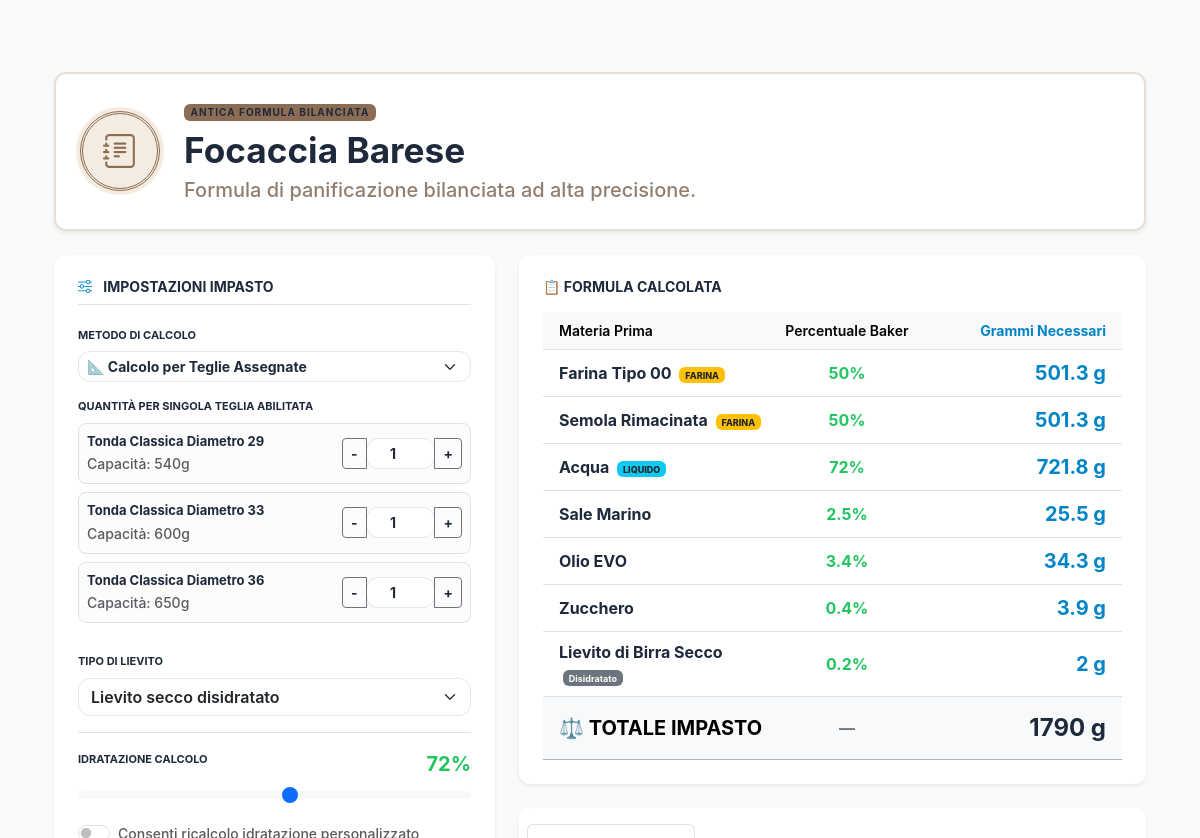
Before: /recipe/focaccia-barese (upper part) with the older database file.
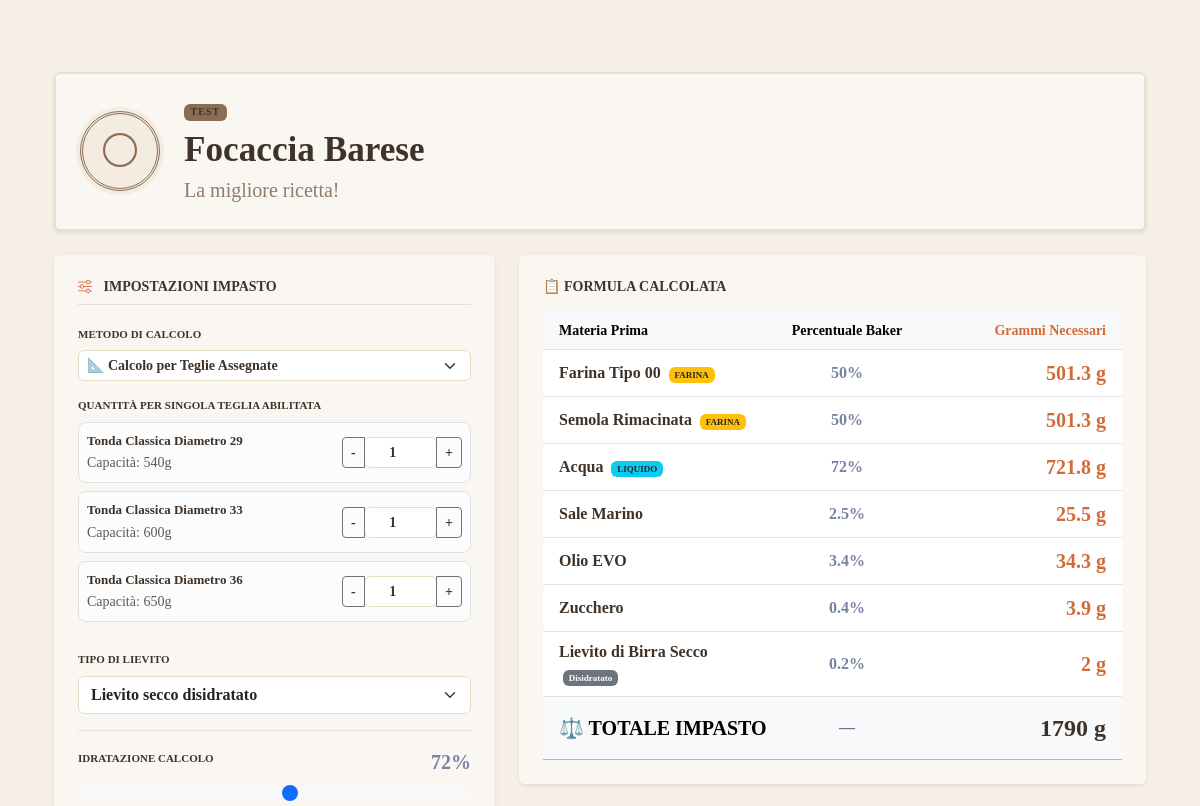
After: the same page with the newer database file.
### models/recipe.py (models this page shows, shortened)
class Recipe(db.Model):
    __tablename__ = "recipes"
    id = db.Column(
        db.Integer,
        primary_key=True
    )
    name = db.Column(
        db.String(255),
        nullable=False
    )
    slug = db.Column(
        db.String(255),
        unique=True,
        nullable=False
    )
    badge_text = db.Column(
        db.String(100),
        nullable=True,
        default="Antica Formula Bilanciata"
    )
    description = db.Column(
        db.Text
    )
    instructions = db.Column(
        db.Text
    )
    image = db.Column(
        db.String(255)
    )
    icon = db.Column(
        db.String(50),
        nullable=False,
        default="bi-journal-text"
    )
    is_published = db.Column(
        db.Boolean,
        default=True
    )
    temp_chiusura = db.Column(
        db.Float,
        nullable=True,
        default=24.0
    )
    tempo_autolisi = db.Column(
        db.Integer,
        nullable=True,
        default=0
    )
    tempo_puntata = db.Column(
        db.Integer,
        nullable=True,
        default=120
    )
    tempo_appretto = db.Column(
        db.Integer,
        nullable=True,
        default=60
    )
    show_chiusura = db.Column(
        db.Boolean,
        default=True
    )
    show_autolysis = db.Column(
        db.Boolean,
        default=True
    )
    show_puntata = db.Column(
        db.Boolean,
        default=True
    )
    puntata_fino_al_raddoppio = db.Column(
        db.Boolean,
        default=False
    )
    show_appretto = db.Column(
        db.Boolean,
        default=True
    )
    fermentation_type = db.Column(
        db.String(50),
        nullable=False,
        default="diretto"  # 'diretto', 'poolish', 'biga'
    )
    preferment_instructions = db.Column(
        db.Text,
        nullable=True
    )
    created_at = db.Column(
        db.DateTime,
        default=datetime.utcnow
    )
    updated_at = db.Column(
        db.DateTime,
        default=datetime.utcnow,
        onupdate=datetime.utcnow
    )
    ingredients = db.relationship(
        "RecipeIngredient",
        backref="recipe",
        cascade="all, delete-orphan",
        lazy=True,
        order_by="RecipeIngredient.sort_order"
    )
    features = db.relationship(
        "RecipeFeature",
        backref="recipe",
        cascade="all, delete-orphan",
        lazy=True
    )
    pans = db.relationship(
        "MasterBakeryPan",
        secondary=recipe_pans,
        lazy="subquery",
        backref=db.backref("recipes", lazy=True)
    )
    def total_flour(self):
        return sum(
            ingredient.quantity
            for ingredient in self.ingredients
            for ingredient_master in [getattr(ingredient, 'master_ingredient', None)]
            if (ingredient_master and ingredient_master.is_flour) or getattr(ingredient, 'is_flour', False)
        )
    def total_liquids(self):
        return sum(
            ingredient.quantity
            for ingredient in self.ingredients
            for ingredient_master in [getattr(ingredient, 'master_ingredient', None)]
            if (ingredient_master and ingredient_master.is_liquid) or getattr(ingredient, 'is_liquid', False)
        )
    def hydration(self):
        flour = self.total_flour()
        if flour <= 0:
            return 0
        return round(
            (self.total_liquids() / flour) * 100,
            1
        )

### models/bakery_pan.py (models this page shows, shortened)
class MasterBakeryPan(db.Model):
    __tablename__ = "master_bakery_pans"
    id = db.Column(
        db.Integer,
        primary_key=True
    )
    name = db.Column(
        db.String(100),
        nullable=False
    )
    pan_type = db.Column(
        db.String(50),
        nullable=False,
        default="rettangolare"  # Accetta: 'rettangolare', 'rotonda', 'stampo'
    )
    weight_capacity = db.Column(
        db.Float,
        nullable=False,
        default=0.0  # Grammi di impasto standard ottimale per questa teglia
    )

### models/ingredient.py (models this page shows, shortened)
class RecipeIngredient(db.Model):
    __tablename__ = "recipe_ingredients"
    id = db.Column(
        db.Integer,
        primary_key=True
    )
    recipe_id = db.Column(
        db.Integer,
        db.ForeignKey("recipes.id"),
        nullable=False
    )
    name = db.Column(
        db.String(255),
        nullable=False
    )
    quantity = db.Column(
        db.Float,
        nullable=False,
        default=0
    )
    percentage = db.Column(
        db.Float,
        default=0
    )
    unit = db.Column(
        db.String(20),
        default="g"
    )
    is_flour = db.Column(
        db.Boolean,
        default=False
    )
    is_liquid = db.Column(
        db.Boolean,
        default=False
    )
    is_optional = db.Column(
        db.Boolean,
        default=False
    )
    sort_order = db.Column(
        db.Integer,
        default=0
    )
    notes = db.Column(
        db.String(255)
    )

### routes/recipes.py (the view)
@recipes_bp.route("/recipe/<string:slug>")
def public_detail(slug):
    recipe = Recipe.query.filter_by(
        slug=slug
    ).first_or_404()
    ingredients = RecipeIngredient.query.filter_by(
        recipe_id=recipe.id
    ).all()
    feature = RecipeFeature.query.filter_by(
        recipe_id=recipe.id
    ).first()
    return render_template(
        "recipe_public_detail.html",
        recipe=recipe,
        ingredients=ingredients,
        feature=feature
    )

### app.py (called while the page is built)
@app.context_processor
def inject_global_settings():
    return dict(
        settings_data=Setting.query.order_by(Setting.id.desc()).first()
    )

### templates/recipe_public_detail.html (shortened to what the changed rows need)
{% extends "base.html" %}
{% block content %}
{% set has_dry_yeast = namespace(value=false) %}
{% for ing in ingredients %}
    {% set nome_ing = ing.name.lower() %}
    {% if 'lievito' in nome_ing and ('secc' in nome_ing or 'disidratat' in nome_ing or 'dry' in nome_ing) %}
        {% set has_dry_yeast.value = true %}
    {% endif %}
{% endfor %}
<div class="container py-4">
    <div class="card mb-4 border-0 shadow-sm rounded-4 overflow-hidden" style="background-color: #fdfaf6; border: 2px solid #e6dfd3 !important;">
        <div class="card-body p-4 d-flex flex-column flex-md-row align-items-center gap-4 text-center text-md-start">
            <div class="d-inline-flex align-items-center justify-content-center rounded-circle flex-shrink-0"
                 style="width: 80px; height: 80px; background-color: #f4ece1; border: 3px double #8c6d53; box-shadow: 0 0 0 4px #f4ece1;">
                <i class="bi {{ recipe.icon or 'bi-journal-text' }}" style="font-size: 34px; color: #8c6d53;"></i>
            </div>
            <div>
                <span class="badge mb-2 text-uppercase fw-bold tracking-wider" style="background-color: #8c6d53; color: #fdfaf6; font-size: 10px; letter-spacing: 0.1em;">
                    {{ recipe.badge_text or "Antica Formula Bilanciata" }}
                </span>
                <h1 class="fw-bold mb-1 tracking-tight" style="color: #4a3321; font-family: 'Georgia', serif; font-size: 2.2rem;">{{ recipe.name }}</h1>
                <p class="mb-0 opacity-75 fs-5 fw-medium" style="color: #6e5440;">
                    {{ recipe.description or "Formula di panificazione bilanciata ad alta precisione." }}
                </p>
            </div>
        </div>
    </div>
    <div class="row g-4 mb-4">
        <div class="col-lg-5">
            <div class="card bg-white p-4 border-0 shadow-sm rounded-4">
                <h5 class="fw-bold mb-3 text-dark text-uppercase border-bottom pb-2 tracking-wide" style="font-size: 14px;">
                    <i class="bi bi-sliders text-primary me-2"></i> Impostazioni Impasto
                </h5>
                <div class="mb-3">
                    <label class="form-label small text-secondary fw-bold text-uppercase" style="font-size: 11px;">Metodo di Calcolo</label>
                    <select id="calc-scale-mode" class="form-select form-select-sm fw-bold rounded-3" autocomplete="off">
                        <option value="tray" {% if recipe.pans %}selected{% endif %}>📐 Calcolo per Teglie Assegnate</option>
                    </select>
                </div>
                <div id="wrapper-tray-input" class="mb-3 {% if not recipe.pans %}d-none{% endif %}">
                    <label class="form-label small text-secondary fw-bold text-uppercase d-block mb-2" style="font-size: 11px;">Quantità per Singola Teglia Abilitata</label>
                    <div class="d-flex flex-column gap-2 mb-2" id="public-pans-list-container">
                        {% if recipe.pans %}
                            {% for pan in recipe.pans %}
                            <div class="d-flex align-items-center justify-content-between p-2 border rounded-3 bg-light-subtle public-pan-row" data-capacity="{{ pan.weight_capacity }}">
                                <div>
                                    <span class="fw-bold text-dark d-block" style="font-size: 13px;">{{ pan.name }}</span>
                                    <small class="text-muted fw-medium">Capacità: {{ pan.weight_capacity|int }}g</small>
                                </div>
                                <div class="input-group input-group-sm justify-content-end" style="max-width: 120px;">
                                    <button class="btn btn-outline-secondary fw-bold btn-pan-qty-minus" type="button">-</button>
                                    <input type="number" class="form-control text-center fw-bold input-pan-qty-value" value="1" min="0" style="font-size: 14px;" readonly autocomplete="off">
                                    <button class="btn btn-outline-secondary fw-bold btn-pan-qty-plus" type="button">+</button>
                                </div>
                            </div>
                            {% endfor %}
                        {% else %}
                            <div class="text-center py-2 text-muted small border rounded-3 bg-light">Nessuna teglia associata a questa ricetta.</div>
                        {% endif %}
                    </div>
                </div>
                <div class="mb-3">
                    <label class="form-label small text-secondary fw-bold text-uppercase" style="font-size: 11px;">Tipo di Lievito</label>
                    <select id="calc-yeast-select" class="form-select fw-semibold rounded-3 text-dark" autocomplete="off">
                        <option value="dry" {% if has_dry_yeast.value %}selected{% endif %}>Lievito secco disidratato</option>
                    </select>
                </div>
                <div class="mb-2 border-top pt-3">
                    <div class="d-flex justify-content-between align-items-center mb-1">
                        <label class="form-label small fw-bold text-secondary text-uppercase" style="font-size: 11px;">Idratazione Calcolo</label>
                        <span class="text-success fw-bold fs-5" id="label-current-hydro-target">70%</span>
                    </div>
                    <input type="range" class="form-range" id="calc-slider-hydration" min="45" max="95" value="{{ recipe.hydration()|int }}">
                    <div class="form-check form-switch mt-2 shadow-none">
                        <input class="form-check-input" type="checkbox" id="calc-override-hydration">
                        <label class="form-check-label small text-muted fw-medium" for="calc-override-hydration">Consenti ricalcolo idratazione personalizzato</label>
                    </div>
                </div>
            </div>
        </div>
        <div class="col-lg-7">
            <div class="card border-0 shadow-sm mb-4 rounded-4 overflow-hidden">
                <div class="card-body p-4">
                    <h5 class="fw-bold mb-3 text-dark text-uppercase tracking-wide" style="font-size: 14px;">📋 Formula Calcolata</h5>
                    <div class="table-responsive">
                        <table class="table table-hover align-middle mb-0">
                            <thead>
                                <tr class="table-light text-secondary small">
                                    <th class="ps-3">Materia Prima</th>
                                    <th class="text-center" style="width: 25%;">Percentuale Baker</th>
                                    <th class="text-end text-primary fw-bold pe-3" style="width: 35%;">Grammi Necessari</th>
                                </tr>
                            </thead>
                            <tbody id="calculated-ingredients-tbody">
                                {% for ing in ingredients %}
                                <tr class="output-ingredient-row border-bottom"
                                    data-name="{{ ing.name }}"
                                    data-base-qty="{{ ing.quantity }}"
                                    data-is-flour="{{ 'true' if ing.is_flour else 'false' }}"
                                    data-is-liquid="{{ 'true' if ing.is_liquid else 'false' }}"
                                    data-is-yeast="{% if 'lievito' in ing.name.lower() %}true{% else %}false{% endif %}">
                                    <td class="fw-bold text-dark ps-3">
                                        <span class="dynamic-ing-name">{{ ing.name }}</span>
                                        {% if ing.is_flour %}<span class="badge bg-warning text-dark ms-1" style="font-size:9px; font-weight: 800;">FARINA</span>{% endif %}
                                        {% if ing.is_liquid %}<span class="badge bg-info text-dark ms-1" style="font-size:9px; font-weight: 800;">LIQUIDO</span>{% endif %}
                                    </td>
                                    <td class="text-center text-success fw-bold output-baker-pct">0%</td>
                                    <td class="text-end text-primary fw-bold fs-5 output-final-weight pe-3">0 g</td>
                                </tr>
                                {% endfor %}
                                <tr class="table-light border-top border-dark-subtle fw-bold text-dark">
                                    <td class="ps-3 py-3 fs-5">⚖️ TOTALE IMPASTO</td>
                                    <td class="text-center text-secondary">—</td>
                                    <td class="text-end text-danger fw-bold fs-4 pe-3" id="dash-public-total-weight-row">0 g</td>
                                </tr>
                            </tbody>
                        </table>
                    </div>
                </div>
            </div>
                            {% set righe = recipe.instructions.split('\n') %}
                            {% set count = namespace(value=1) %}
        </div>
    </div>
</div>
{% endblock %}

Changed rows visible on the page:
changed Recipe "Focaccia Barese": icon "bi-journal-text" → "bi-circle" (drawn); badge_text "ANTICA FORMULA BILANCIATA" → "TEST"; description "Formula di panificazione bilanciata ad alta precisione." → "La migliore ricetta!"
Other visible differences:
form field value: "☐" → (not shown)
